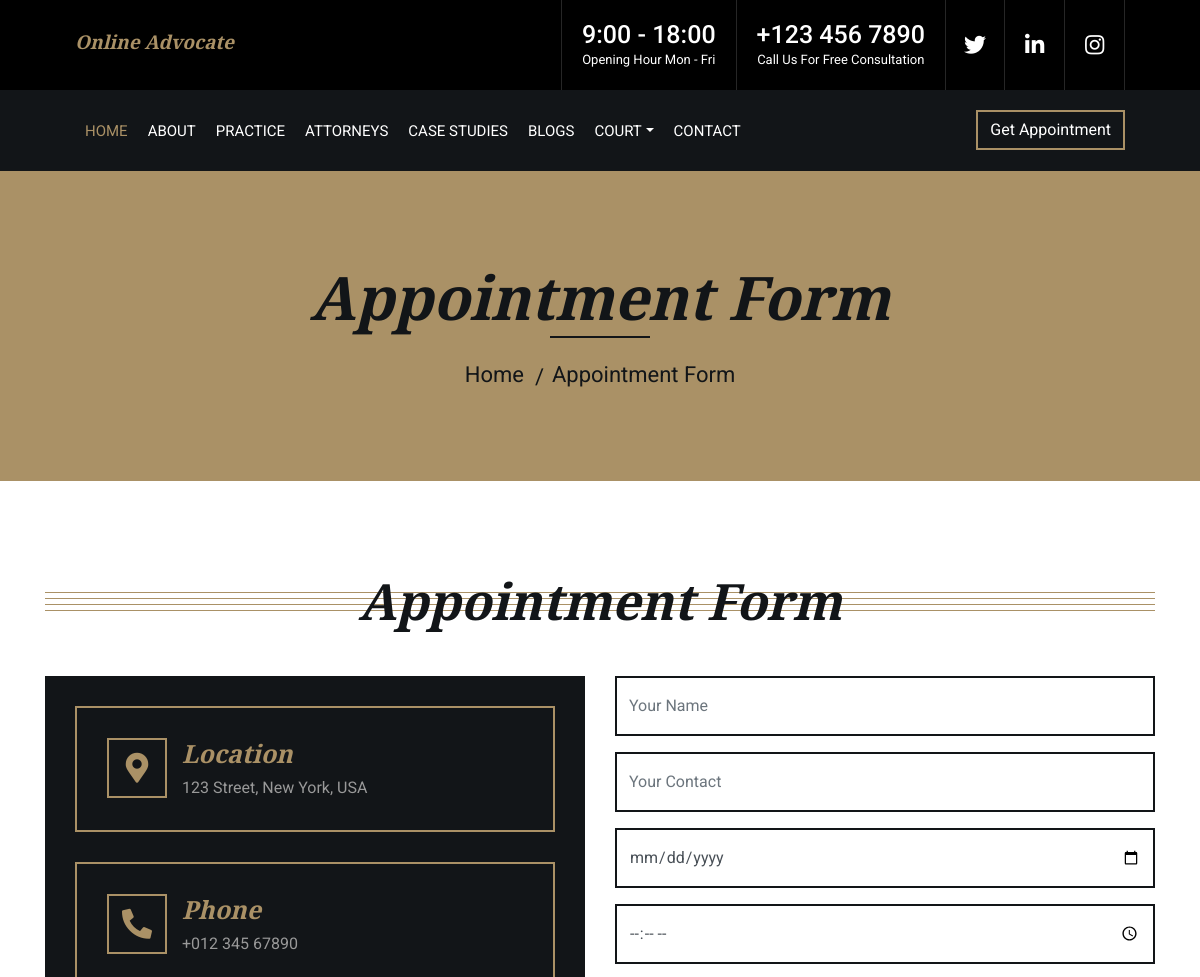
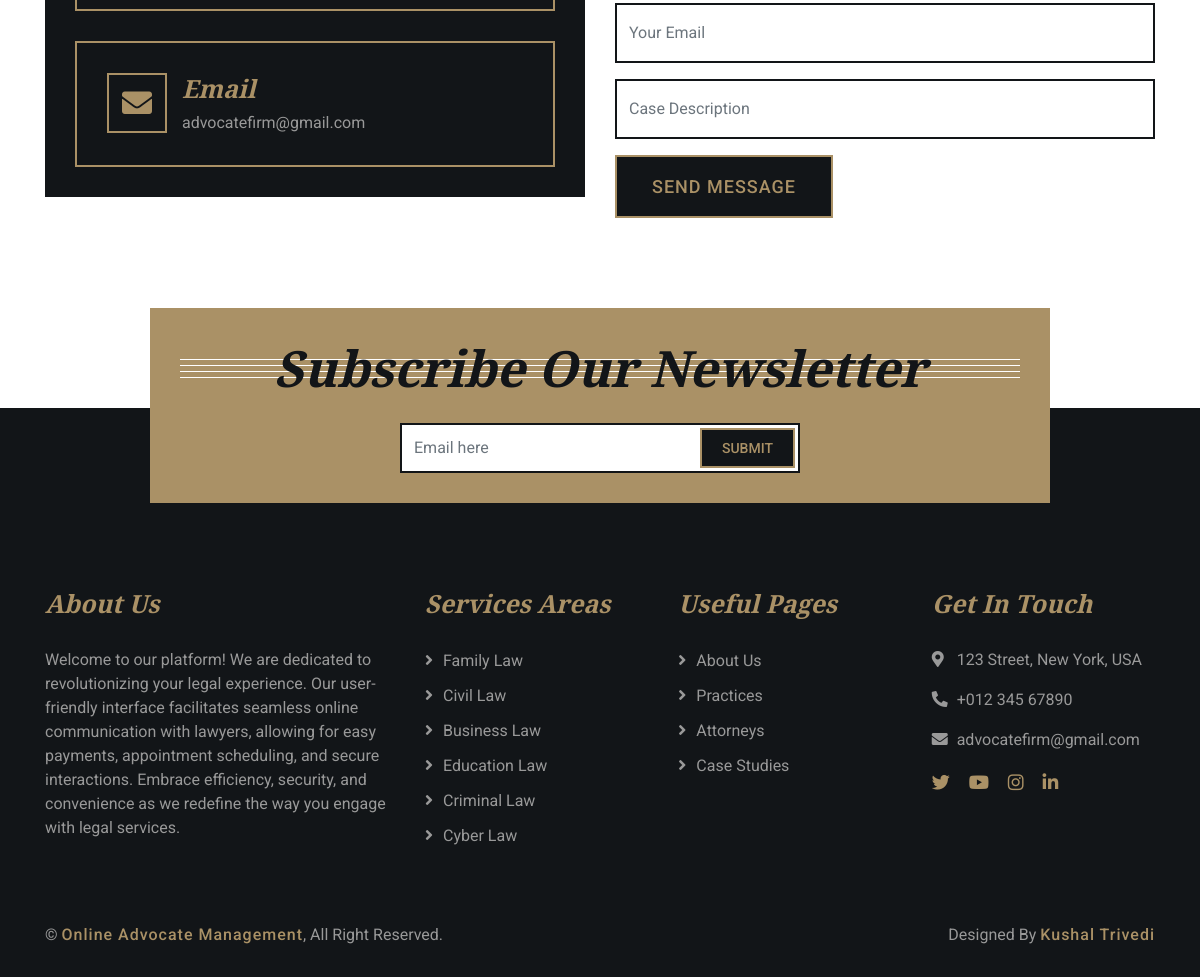
Screenshot of /ap with the database file from the repository (2 pictures, top to bottom).
### myapp/models.py (models this page shows)
class law(models.Model):
    name=models.CharField(max_length=50)
    definition=models.CharField(max_length=50)
    law_desc=models.CharField(max_length=2000)

### myapp/views.py (the view, shortened to what this page needs)
# urls.py: path('ap', views.ap),
def ap(request):
    data5=lawyer_info.objects.all()
    unique_courts = set()
    unique_expertise = set()
    for lawyer in data5:
        expertise = lawyer.lexp.split(',')
        unique_expertise.update(expertise)
    data4 = law.objects.filter(name__in=unique_expertise)
    for lawyer in data5:
        courts = lawyer.lcourt.split(',')
        unique_courts.update(courts)
    data3 = Court.objects.filter(court_name__in=unique_courts)
    return render(request,'myapp/appointment.html',{'data3':data3,'data4':data4})

### templates/myapp/appointment.html (shortened to what this page needs)
<!DOCTYPE html>
{%load static%}
<html lang="en">
    <head>
        <link href="https://stackpath.bootstrapcdn.com/bootstrap/4.4.1/css/bootstrap.min.css" rel="stylesheet">
        <link href="https://cdnjs.cloudflare.com/ajax/libs/font-awesome/5.10.0/css/all.min.css" rel="stylesheet">
        <link href="{% static 'myapp/lib/animate/animate.min.css'%}" rel="stylesheet">
        <link href="{% static 'myapp/lib/owlcarousel/assets/owl.carousel.min.css'%}" rel="stylesheet">
        <link href="{% static 'myapp/css/style.css'%}" rel="stylesheet">
    </head>
    <body>
        <div class="wrapper">
            <div class="top-bar">
                <div class="container-fluid">
                    <div class="row">
                        <div class="col-lg-3">
                            <div class="logo">
                                <a href="/#">
                                    <h4>Online Advocate Management</h4>
                                </a>
                            </div>
                        </div>
                        <div class="col-lg-9">
                            <div class="top-bar-right">
                                <div class="text">
                                    <h2>9:00 - 18:00</h2>
                                    <p>Opening Hour Mon - Fri</p>
                                </div>
                                <div class="text">
                                    <h2>+123 456 7890</h2>
                                    <p>Call Us For Free Consultation</p>
                                </div>
                                <div class="social">
                                   <a href="https://twitter.com/home"><i class="fab fa-twitter"></i></a>
                                    <a href="https://www.linkedin.com/feed/"><i class="fab fa-linkedin-in"></i></a>
                                    <a href="https://www.instagram.com/trivedi9908/"><i class="fab fa-instagram"></i></a>
                                </div>
                            </div>
                        </div>
                    </div>
                </div>
            </div>
            <div class="nav-bar">
                <div class="container-fluid">
                    <nav class="navbar navbar-expand-lg bg-dark navbar-dark">
                        <div class="collapse navbar-collapse justify-content-between" id="navbarCollapse">
                            <div class="navbar-nav mr-auto">
                                <a href="/#" class="nav-item nav-link active">Home</a>
                                <a href="/about" class="nav-item nav-link">About</a>
                                <a href="/service" class="nav-item nav-link">Practice</a>
                                <a href="/team" class="nav-item nav-link">Attorneys</a>
                                <a href="/portfolio" class="nav-item nav-link">Case Studies</a>
                                 <a href="/blog_1" class="nav-item nav-link">Blogs</a>
                                <div class="nav-item dropdown">
                                        <a href="#" class="nav-link dropdown-toggle" data-toggle="dropdown">Court</a>
                                    </div>
                                <a href="/contact" class="nav-item nav-link">Contact</a>
                            </div>
                            <div class="ml-auto">
                                <a class="btn" href="/payment">Get Appointment</a>
                            </div>
                        </div>
                    </nav>
                </div>
            </div>
            <div class="page-header">
                <div class="container">
                    <div class="row">
                        <div class="col-12">
                            <h2>Appointment Form</h2>
                        </div>
                        <div class="col-12">
                            <a href="/#">Home</a>
                            <a href="/ap">Appointment Form</a>
                        </div>
                    </div>
                </div>
            </div>
            <div class="contact">
                <div class="container">
                    <div class="section-header">
                        <h2>Appointment Form</h2>
                    </div>
                    <div class="row">
                        <div class="col-md-6">
                            <div class="contact-info">
                                <div class="contact-item">
                                    <i class="fa fa-map-marker-alt"></i>
                                    <div class="contact-text">
                                        <h2>Location</h2>
                                        <p>123 Street, New York, USA</p>
                                    </div>
                                </div>
                                <div class="contact-item">
                                    <i class="fa fa-phone-alt"></i>
                                    <div class="contact-text">
                                        <h2>Phone</h2>
                                        <p>+012 345 67890</p>
                                    </div>
                                </div>
                                <div class="contact-item">
                                    <i class="fa fa-envelope"></i>
                                    <div class="contact-text">
                                        <h2>Email</h2>
                                        <p>advocatefirm@gmail.com</p>
                                    </div>
                                </div>
                            </div>
                        </div>
                        <div class="col-md-6">
                            <div class="contact-form">
                                <form method="post">
                                    <div class="form-group">
                                        <input type="text" class="form-control" placeholder="Your Name" required="required" name="aname" />
                                    </div>
                                    <div class="form-group">
                                        <input type="number" class="form-control" placeholder="Your Contact" required="required" name="acontact" />
                                    </div>
                                  <div class="form-group">
                                        <input type="date" class="form-control" placeholder="Appointment Date" required="required" name="adate" />
                                    </div>
                                  <div class="form-group">
                                        <input type="time" class="form-control" placeholder="Appointment Time" required="required" name="atime" />
                                    </div>
                                    <div class="form-group">
                                        <input type="email" class="form-control" placeholder="Your Email" required="required" name="aemail"/>
                                    </div>
                                    <div class="form-group">
                                        <input type="text" class="form-control" placeholder="Case Description" required="required" name="amsg"/>
                                    </div>
                                    <div>
                                        <button class="btn" type="submit">Send Message</button>
                                    </div>
                                </form>
                            </div>
                        </div>
                    </div>
                </div>
            </div>
            <div class="newsletter">
                <div class="container">
                    <div class="section-header">
                        <h2>Subscribe Our Newsletter</h2>
                    </div>
                    <div class="form">
                        <form method="post" action="/News">
                        <input class="form-control" placeholder="Email here" name="email">
                        <button class="btn" type="submit">Submit</button>
                             </form>
                    </div>
                </div>
            </div>
            <div class="footer">
                <div class="container">
                    <div class="row">
                        <div class="col-md-6 col-lg-4">
                            <div class="footer-about">
                                <h2>About Us</h2>
                                <p>
                                 Welcome to our platform! We are dedicated to revolutionizing your legal experience. Our user-friendly interface facilitates seamless online communication with lawyers, allowing for easy payments, appointment scheduling, and secure interactions. Embrace efficiency, security, and convenience as we redefine the way you engage with legal services.
                                </p>
                            </div>
                        </div>
                        <div class="col-md-6 col-lg-8">
                            <div class="row">
                        <div class="col-md-6 col-lg-4">
                            <div class="footer-link">
                                <h2>Services Areas</h2>
                                {% for i in data4 %}
                                <a href="/lawtype/{{i.name}}">{{i.name}}</a>
                                {% endfor %}
                            </div>
                        </div>
                        <div class="col-md-6 col-lg-4">
                            <div class="footer-link">
                                <h2>Useful Pages</h2>
                                <a href="/about">About Us</a>
                                <a href="/service">Practices</a>
                                <a href="/team">Attorneys</a>
                                <a href="/portfolio">Case Studies</a>
                            </div>
                        </div>
                        <div class="col-md-6 col-lg-4">
                            <div class="footer-contact">
                                <h2>Get In Touch</h2>
                                <p><i class="fa fa-map-marker-alt"></i>123 Street, New York, USA</p>
                                <p><i class="fa fa-phone-alt"></i>+012 345 67890</p>
                                <p><i class="fa fa-envelope"></i>advocatefirm@gmail.com</p>
                                <div class="footer-social">
                                   <a href="https://twitter.com/home"><i class="fab fa-twitter"></i></a>
                                    <a href="https://www.youtube.com/watch?v=8J35cu7mUrw"><i class="fab fa-youtube"></i></a>
                                    <a href="https://www.instagram.com/trivedi9908/"><i class="fab fa-instagram"></i></a>
                                    <a href="https://www.linkedin.com/feed/"><i class="fab fa-linkedin-in"></i></a>
                                </div>
                            </div>
                        </div>
                        </div>
                    </div>
                    </div>
                </div>
                <div class="container copyright">
                    <div class="row">
                        <div class="col-md-6">
                            <p>&copy; <a href="https://htmlcodex.com/law-firm-website-template">Online Advocate Management</a>, All Right Reserved.</p>
                        </div>
                        <div class="col-md-6">
                            <p>Designed By <a href="https://htmlcodex.com">Kushal Trivedi</a></p>
                        </div>
                    </div>
                </div>
            </div>
        </div>
    </body>
</html>

### templates/myapp/appointment.html (style rules this page uses)
.top-bar .logo h4 { margin: 0; color: #aa9166; font-size: 19px; line-height: 55px; font-weight: 800; }

### rows the page displays
law: name "Family Law"
law: name "Civil Law"
law: name "Business Law"
law: name "Education Law"
law: name "Criminal Law"
law: name "Cyber Law"
